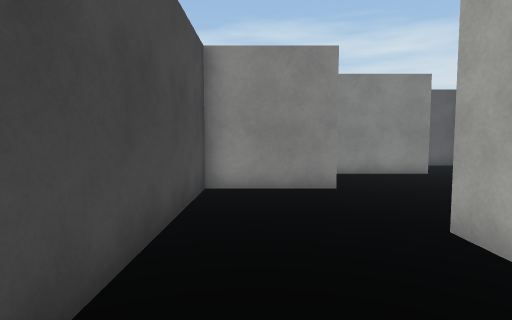
[1] (above)

24 first-person views from a walk through a scene from a Unity 3-D project. The camera is 1.4 m above the floor, tilts 4° down and sees 80° across. The floor is counted in squares, 1 m on a side. Each view is taken from the middle of a square. On the plan, view 1 faces up. The plan holds only what a view shows up to about 14 squares ahead; the rest is blank. The player character is not drawn. Surface patterns are stand-ins for the level's own textures.

[2]
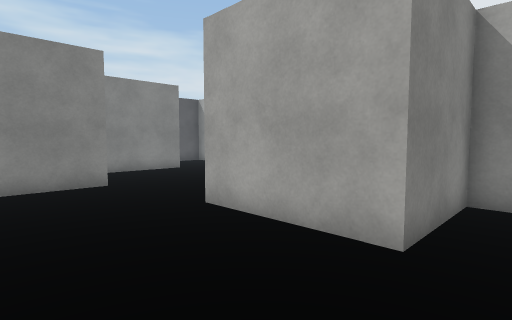

[3]
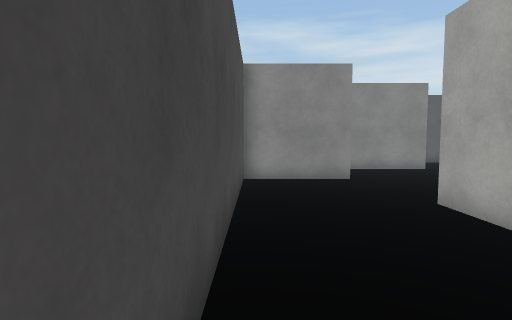

[4]
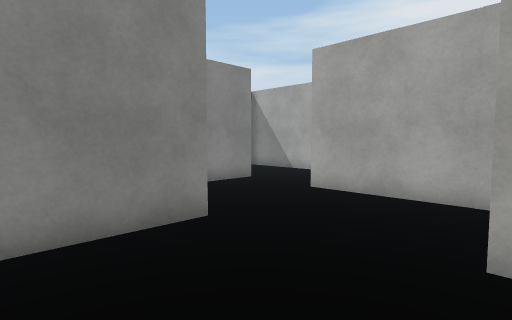

[5]
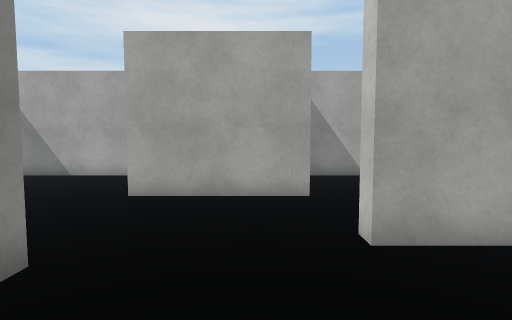

[6]
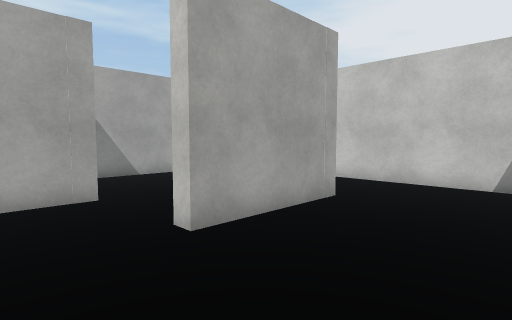

[7]
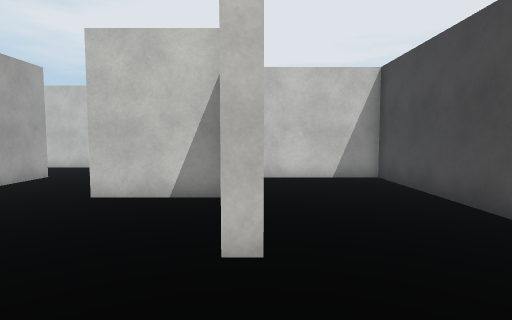

[8]
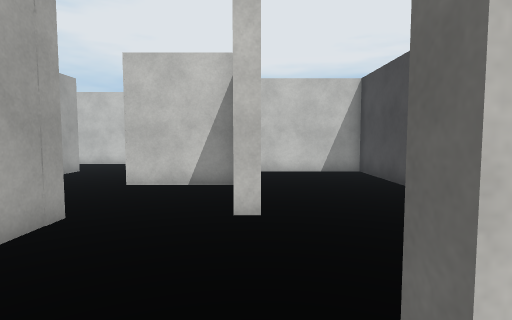

[9]
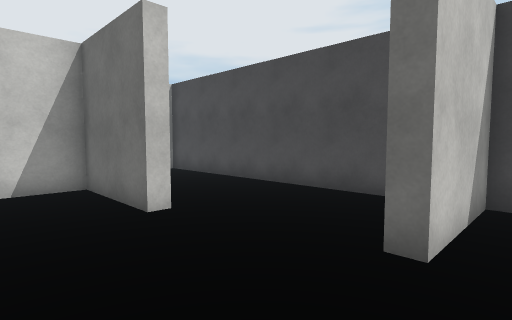

[10]
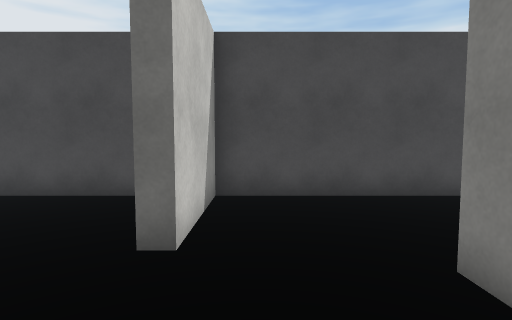

[11]
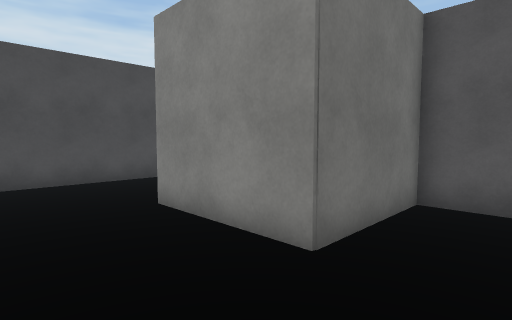

[12]
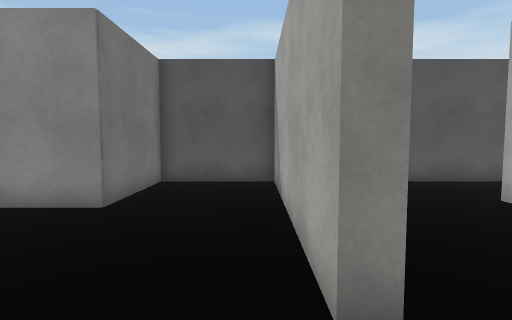

[13]
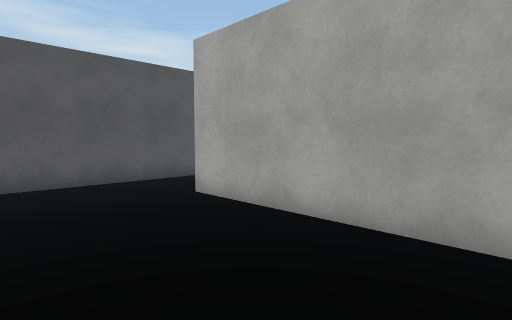

[14]
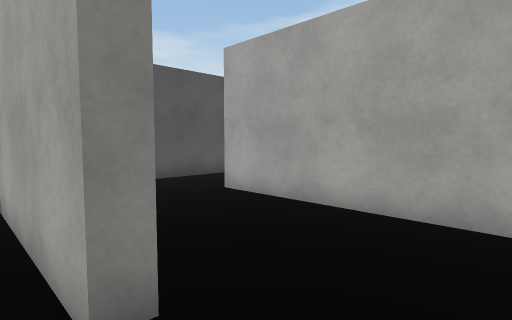

[15]
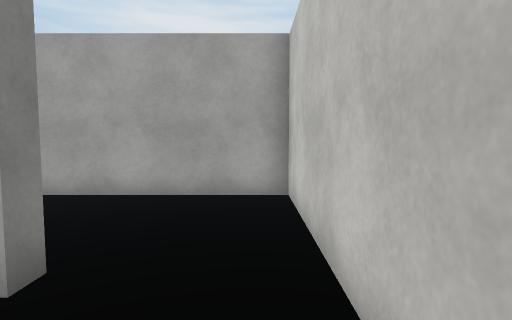

[16]
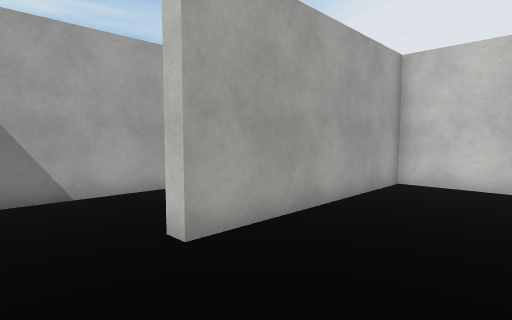

[17]
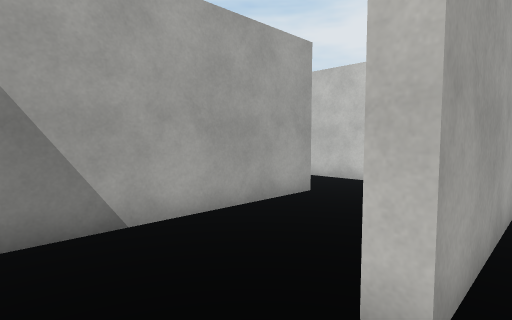

[18]
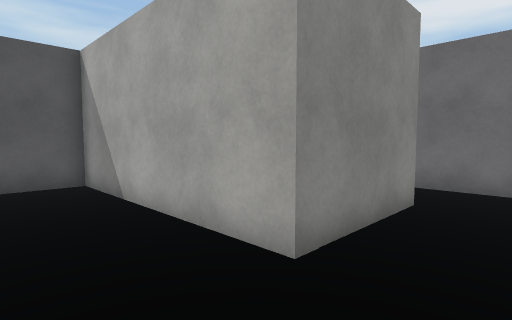

[19]
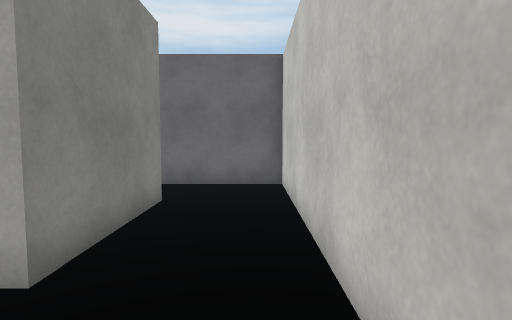

[20]
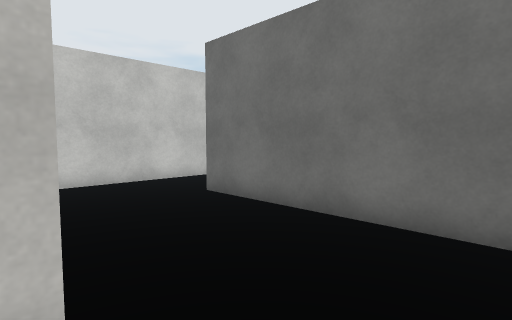

[21]
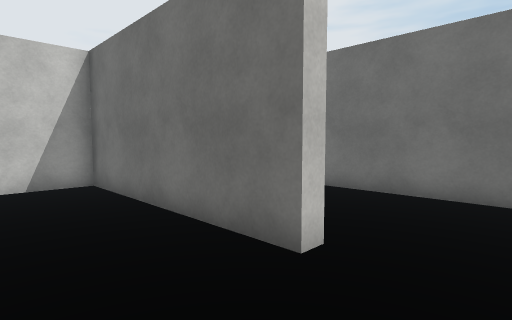

[22]
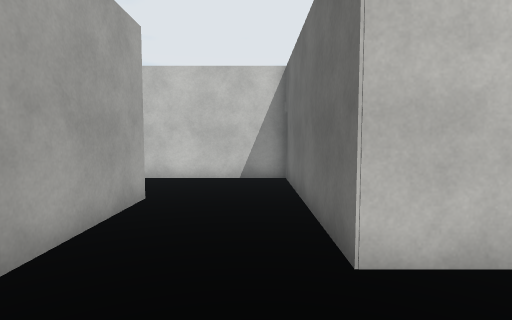

[23]
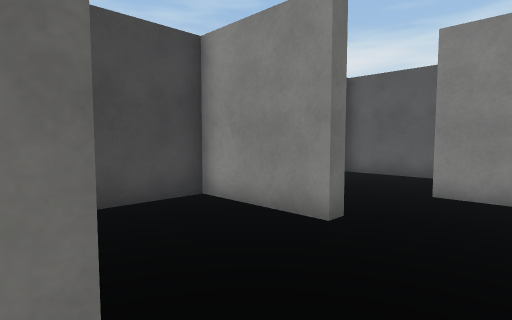

[24]
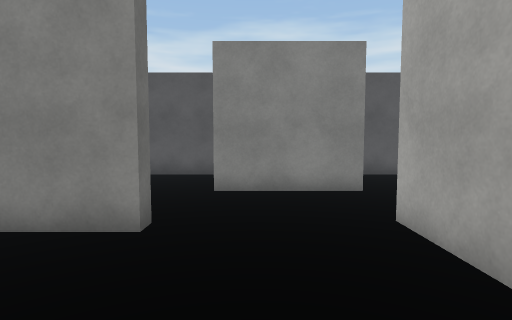

### Floor plan
Points are (right, up) in squares from view 1. A wall is a line through its corners. A room is listed if a view was taken in it or the views show most of it. See-through windows are left out.
Room 1 (views 1, 2, 3, 4, 5, 6, 7, 8, 9, 10, 22, 23, 24)
walls: (6.4, 0.3) (2.9, 0.3) (2.9, 4.5) (3.4, 4.5) (3.4, 0.8) (6.9, 0.8) (6.9, -6.8) (12, -6.8); (6.4, 4.6) (6.4, 9.2); (2.3, 9) (2.3, 8.5) (-1.4, 8.5) (-1.4, -3) (4.9, -3); (10.6, -3.1) (10.6, 4); (6.9, 12.1) (2.8, 12.1)
ways out: opening at (7, 10.5) to room 2; opening at (2.5, 10.5) to room 3
Room 2 (views 11, 12, 13, 14, 15, 16, 17, 18, 19, 20, 21)
walls: (11.1, 14.6) (11.1, 8.1) (10.6, 8.1) (10.6, 15.6); (10.6, 15.9) (6.9, 15.9) (6.9, 12.1); (8.9, 5.2) (15.5, 5.2) (15.5, 12.8) (16, 12.8) (16, 5.2) (26.4, 5.2) (26.4, 9); (23.9, 8.1) (19.8, 8.1) (19.8, 15.9) (11.8, 15.9)
ways out: opening at (7, 10.5) to room 1; opening at (24.5, 8.5)
Room 3 (no view inside)
walls: (2.4, 15.9) (-1.4, 15.9) (-1.4, 9) (2.3, 9)
ways out: opening at (2.5, 10.5) to room 1

Positions as (right, up) in squares from view 1, and headings:
1: (0, 0), facing up
2: (-1, -1), facing up-right
3: (-1, -2), facing up
4: (-1, 4), facing up-right
5: (-1, 6), facing right
6: (-1, 7), facing down-right
7: (3, 8), facing down
8: (3, 10), facing down
9: (6, 10), facing down-left
10: (6, 10), facing left
11: (9, 9), facing up-left
12: (10, 6), facing up
13: (11, 6), facing up-right
14: (10, 6), facing up-right
15: (8, 6), facing right
16: (12, 15), facing down-right
17: (15, 15), facing down-right
18: (17, 6), facing up-right
19: (17, 6), facing right
20: (16, 15), facing down-left
21: (19, 15), facing down-left
22: (8, 4), facing down
23: (5, 4), facing up-left
24: (4, 4), facing up
